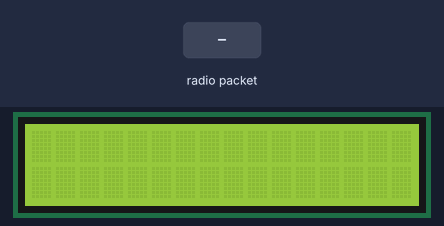
Bench run of a sketch on a simulated Arduino Uno, built with avr-gcc and run on an emulated ATmega328P. Shown: 16×2 character LCD. The inputs (shaded band) are chosen by the test bench. No radio packets arrive unless stated.

Above: at 1.2 s.
1.3 s: radio packet "1" arrives
At 2.4 s:
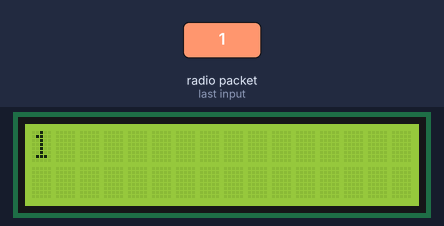
2.8 s: radio packet "0" arrives
At 3.6 s:
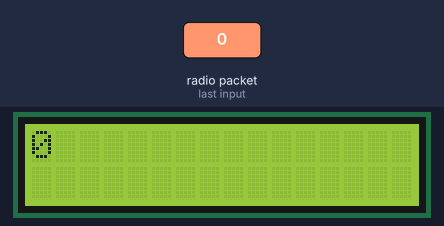
4.3 s: radio packet "2" arrives
At 4.7 s:
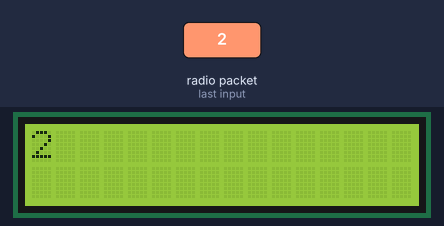
Timing chart, 0 to 7.3 s (numbered marks = the images above; inputs shaded):
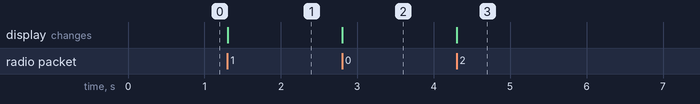

Measured:
- after the input at 1.3 s, the display: changes at once (image 1)
- after the input at 2.8 s, the display: changes at once (image 2)
- after the input at 4.3 s, the display: changes at once (image 3)

The sketch:

33.Radio_Receiver_with_LCD.ino
```cpp
#include <LiquidCrystal.h>
//Include Libraries
#include <SPI.h>
#include <nRF24L01.h>
#include <RF24.h>

//create an RF24 object
RF24 radio(3, 2);  // CE, CSN

//address through which two modules communicate.
const byte address[6] = "00001";

//LiquidCrystal led(RS,E,D4,D5,D6,D7)
LiquidCrystal lcd(5,6,7,8,9,10);

void setup() {
  while (!Serial);
    Serial.begin(9600);

  radio.begin();

  //set the address
  radio.openReadingPipe(0, address);

  //Set module as receiver

  radio.startListening();

  lcd.begin(16,2);


}

void loop() {

  //Read the data if available in buffer
  if (radio.available())
  {
    char text[32] = {0};
    radio.read(&text, sizeof(text));
    lcd.clear();
    lcd.setCursor(0,0);
    lcd.print(text);
  //lcd.setCursor(0,1);
  //lcd.print("");
  }


}
```
